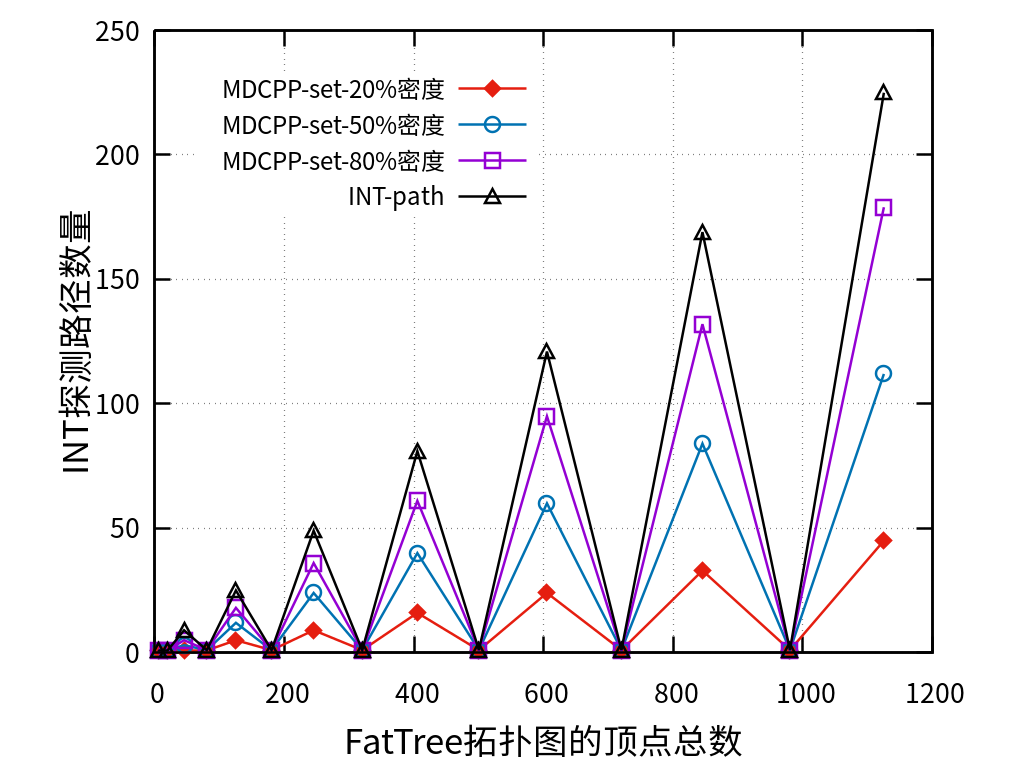

Write the gnuplot code that produced this figure.
reset
set key center at 330, 205

set size ratio 0.8


set grid

set xlabel "FatTree拓扑图的顶点总数" offset 0,0.3 font "Microsoft YaHei,26"
set ylabel "INT探测路径数量" offset 2.0,0 font "Microsoft YaHei,26"

set key font ",18"
set yrange [0:250]
set xrange [0:1200]
set xtics 0,200,1200
plot 'data8_0.txt' using 1:2 title"MDCPP-set-20%密度" with linespoints ls 7 pt 13 pointsize 2.5,\
'data8_1.txt' using 1:2 title"MDCPP-set-50%密度" with linespoints ls 6 pt 6 pointsize 2.5,\
'data8_2.txt' using 1:2 title"MDCPP-set-80%密度" with linespoints ls 8 lc 1 pt 4 pointsize 2.5,\
'data8_0.txt' using 1:4 title"INT-path" with linespoints ls 8 pointsize 2.5


set terminal pngcairo size 1024,768 color solid linewidth 2.5 font "Microsoft YaHei,20"
set output "figure8_0_ch.png"

replot

set output
